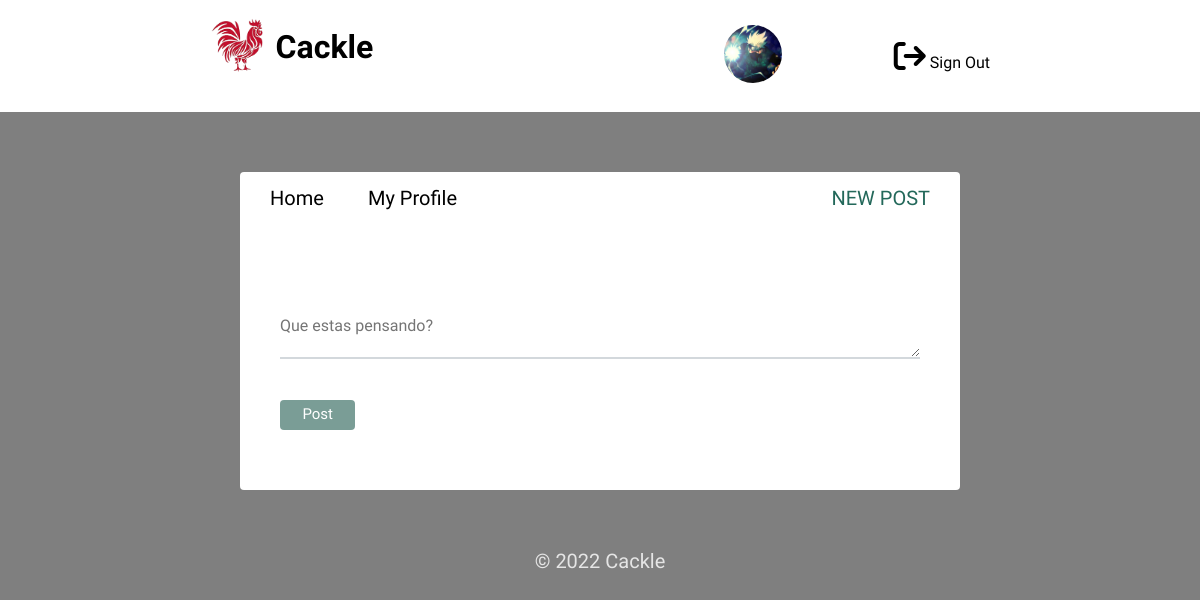
The app's page /edit_post/14/ (signed in), older data.
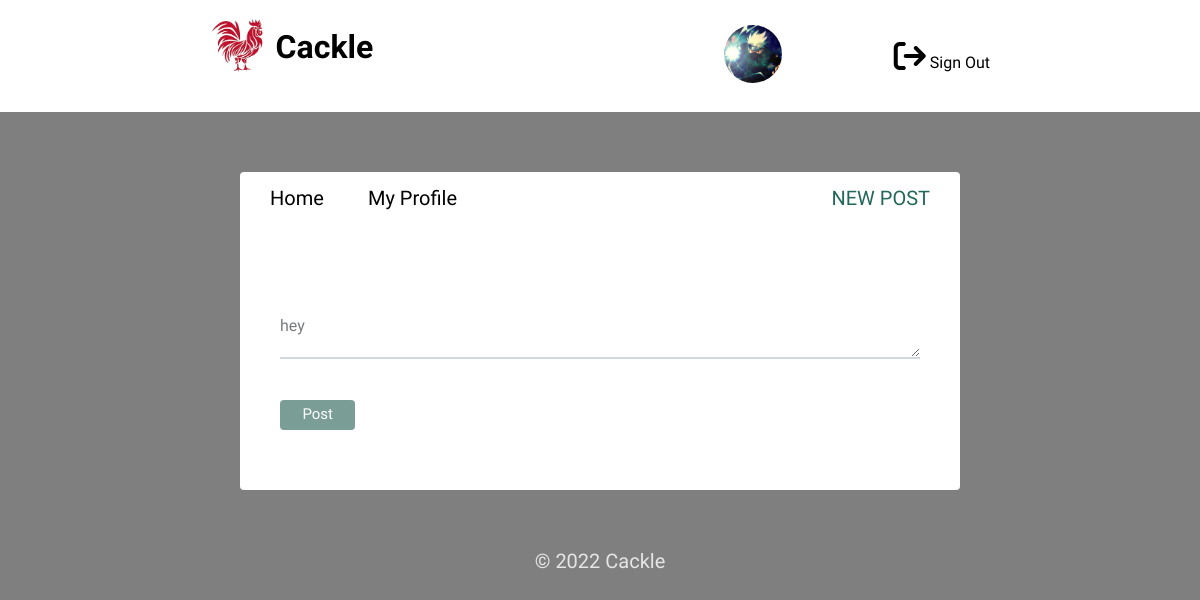
The same page, newer data.
### SocialMedia/models.py (models this page shows, shortened)
class Post(models.Model):
    user = models.ForeignKey(User, on_delete=models.CASCADE, related_name='posts')
    timestamp = models.DateTimeField(default=timezone.now)
    content = models.TextField()
    class Meta:
        ordering = ['-timestamp'] #ordenar en orden asc

### SocialMedia/views.py (the view)
# urls.py: path('edit_post/<int:id_post>/', edit_post, name='edit_post'),
@login_required
def edit_post(request, id_post):
    post = Post.objects.filter(id=id_post).first()
    form = PostForm(instance=post)
    return render(request, 'edit_post.html', {'form':form, 'post':post})

### SocialMedia/forms.py
class PostForm(forms.ModelForm):
    content = forms.CharField(label='', widget=forms.Textarea(attrs={'rows':2,'placeholder':'Que estas pensando?'}),required=True)
    class Meta:
        model = Post
        fields = ['content'] #asociamos el form a el modelo

### SocialMedia/templates/edit_post.html
{% extends 'layout.html' %}
{% block content %}
<form action="{% url 'update_post' post.id %}" method="POST"> {% csrf_token %}
    {{ form.as_p }}
    <button type="submit" class="post">Post</button>
</form>
{% endblock %}

Row changes from the older to the newer data that the page shows:
added Post: content "hey"
